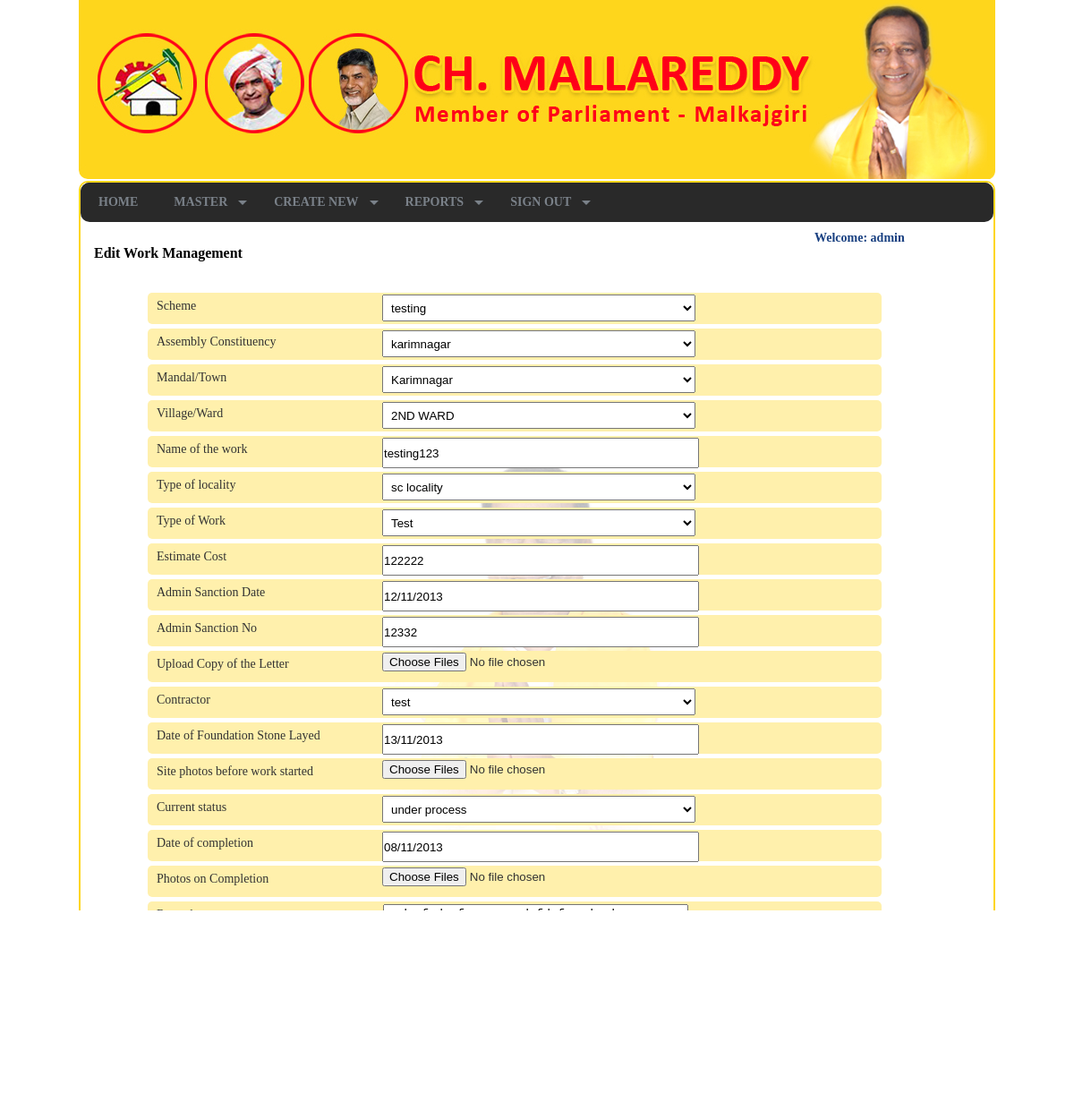
The app's page /editworkreport.php?id=1 (signed in) with its own data.
### tables this page shows
CREATE TABLE IF NOT EXISTS `users` (
  `userid` int(11) NOT NULL AUTO_INCREMENT,
  `username` varchar(50) NOT NULL,
  `password` varchar(50) NOT NULL,
  PRIMARY KEY (`userid`),
  UNIQUE KEY `username` (`username`)
);

CREATE TABLE IF NOT EXISTS `schememaster` (
  `schemeid` int(11) NOT NULL AUTO_INCREMENT,
  `schemename` varchar(50) NOT NULL,
  `funds` varchar(50) NOT NULL,
  `fundtype` varchar(50) NOT NULL,
  PRIMARY KEY (`schemeid`)
);

CREATE TABLE IF NOT EXISTS `workmanagement` (
  `workid` int(11) NOT NULL AUTO_INCREMENT,
  `scheme` varchar(50) NOT NULL,
  `constituency` varchar(50) NOT NULL,
  `mandal` varchar(50) NOT NULL,
  `village` varchar(50) NOT NULL,
  `nameofthework` varchar(100) NOT NULL,
  `locality` varchar(50) NOT NULL,
  `typeofwork` varchar(50) NOT NULL,
  `estimatecost` varchar(50) NOT NULL,
  `adminsancationdate` varchar(20) NOT NULL,
  `adminsanctionno` varchar(50) NOT NULL,
  `uploadcopyoftheletter` text NOT NULL,
  `contractor` varchar(50) NOT NULL,
  `dateoffoundationstonelayed` varchar(50) NOT NULL,
  `sitephotosbeforeworkstarted` text NOT NULL,
  `currentstatus` varchar(20) NOT NULL,
  `dateofcompletion` varchar(20) NOT NULL,
  `photosoncompletion` text NOT NULL,
  `remarks` text NOT NULL,
  PRIMARY KEY (`workid`)
);

CREATE TABLE IF NOT EXISTS `mandalmaster` (
  `mandalid` int(11) NOT NULL AUTO_INCREMENT,
  `mandalname` varchar(50) NOT NULL,
  `type` varchar(20) NOT NULL,
  `constituency` varchar(50) NOT NULL,
  PRIMARY KEY (`mandalid`)
);

CREATE TABLE IF NOT EXISTS `villagemaster` (
  `villageid` int(11) NOT NULL AUTO_INCREMENT,
  `villagename` varchar(50) NOT NULL,
  `mandalid` int(11) NOT NULL,
  PRIMARY KEY (`villageid`)
);

CREATE TABLE IF NOT EXISTS `localitymaster` (
  `localityid` int(11) NOT NULL AUTO_INCREMENT,
  `localityname` varchar(50) NOT NULL,
  PRIMARY KEY (`localityid`)
);

CREATE TABLE IF NOT EXISTS `worktypemaster` (
  `worktypeid` int(11) NOT NULL AUTO_INCREMENT,
  `worktypename` varchar(100) NOT NULL,
  PRIMARY KEY (`worktypeid`)
);

CREATE TABLE IF NOT EXISTS `contractormaster` (
  `contractorid` int(11) NOT NULL AUTO_INCREMENT,
  `name` varchar(50) NOT NULL,
  `concernedperson` varchar(50) NOT NULL,
  `mobile` varchar(50) NOT NULL,
  `email` varchar(50) NOT NULL,
  `adress` text NOT NULL,
  PRIMARY KEY (`contractorid`)
);

CREATE TABLE IF NOT EXISTS `statusmaster` (
  `statusid` int(11) NOT NULL AUTO_INCREMENT,
  `statusname` varchar(50) NOT NULL,
  PRIMARY KEY (`statusid`)
);

### editworkreport.php (the view, shortened to what this page needs)
<?php
$user = new User();
$id = $_GET['id'];
$sql = mysql_query("SELECT * FROM workmanagement WHERE workid = ".$id."");
$result = mysql_fetch_array($sql);
$worktype = mysql_query("SELECT * FROM worktypemaster WHERE worktypeid = '".$result['typeofwork']."' ");
$worktypearray = mysql_fetch_assoc($worktype);
$scheme = mysql_query("SELECT * FROM schememaster WHERE schemeid = '".$result['scheme']."' ");
$schemearray = mysql_fetch_assoc($scheme);
$locality = mysql_query("SELECT * FROM localitymaster WHERE localityid = '".$result['locality']."' ");
$localityarray = mysql_fetch_assoc($locality);
$mandal = mysql_query("SELECT * FROM mandalmaster WHERE mandalid = '".$result['mandal']."' ");
$mandalarray = mysql_fetch_assoc($mandal);
$village = mysql_query("SELECT * FROM villagemaster WHERE villageid = '".$result['village']."' ");
$villagearray = mysql_fetch_assoc($village);
$status = mysql_query("SELECT * FROM statusmaster WHERE statusid = '".$result['currentstatus']."' ");
$statusarray = mysql_fetch_assoc($status);
$contractor = mysql_query("SELECT * FROM contractormaster WHERE contractorid = '".$result['contractor']."' ");
$contractorarray = mysql_fetch_assoc($contractor);
include('includes/header.php');
include('includes/menu.php');
?>
<div class="mastertitle">Edit Work Management</div>
<div style="color:#006600; font-size:18px; font-weight:bold; height:30px;">
</div>
<div style="height:auto;">
  <form method="post" enctype="multipart/form-data">
    <div class="form">
      <div class="text_form">Scheme</div>
      <div class="text_feiled_">
        <select class="dropdown" name="scheme" id="scheme">
          <option value="<?php echo $schemearray['schemeid'] ;?>"><?php echo $schemearray['schemename'] ;?></option>
          <?php $selectschememaster = $user->selectschememaster();
		  ?>
        </select>
      </div>
    </div>
    <div class="form">
      <div class="text_form">Assembly Constituency</div>
      <div class="text_feiled_">
        <select name="constituency" id="constituency"  class="dropdown" >
          <option value="<?php echo $result['constituency']; ?>"><?php echo $result['constituency']; ?></option>
        </select>
      </div>
    </div>
    <div class="form">
      <div class="text_form">Mandal/Town</div>
      <div class="text_feiled_">
        <select class="dropdown" name="mandal" id="mandal">
          <option value="<?php echo $mandalarray['mandalid']; ?>"><?php echo $mandalarray['mandalname']; ?></option>
        </select>
      </div>
    </div>
    <div class="form">
      <div class="text_form">Village/Ward</div>
      <div class="text_feiled_">
        <select class="dropdown" name="village" id="village">
          <option value="<?php echo $villagearray['villageid']; ?>"><?php echo $villagearray['villagename']; ?></option>
        </select>
      </div>
    </div>
    <div class="form">
      <div class="text_form">Name of the work</div>
      <div class="text_feiled_">
        <input class="feoiled_box" name="nameofthework" type="text" id="nameofthework" value="<?php echo $result['nameofthework'];?>" />
      </div>
    </div>
    <div class="form">
      <div class="text_form">Type of locality</div>
      <div class="text_feiled_">
        <select class="dropdown" name="locality" id="locality">
          <option value="<?php echo $localityarray['localityid']; ?>"><?php echo $localityarray['localityname']; ?></option>
        </select>
      </div>
    </div>
    <div class="form">
      <div class="text_form">Type of Work</div>
      <div class="text_feiled_">
        <select class="dropdown" name="typeofwork" id="typeofwork">
          <option value="<?php echo $worktypearray['worktypeid']; ?>"><?php echo $worktypearray['worktypename']; ?></option>
          <?php $selectworktypemaster = $user->selectworktypemaster();
		  ?>
        </select>
      </div>
    </div>
    <div class="form">
      <div class="text_form">Estimate Cost</div>
      <div class="text_feiled_">
        <input class="feoiled_box" name="estimatecost" type="text" id="estimatecost" value="<?php echo $result['estimatecost']; ?>" />
      </div>
    </div>
    <div class="form">
      <div class="text_form">Admin Sanction Date</div>
      <div class="text_feiled_">
        <input class="feoiled_box" name="adminsancationdate" type="text" id="datepicker" readonly value="<?php echo $result['adminsancationdate']; ?>" />
      </div>
    </div>
    <div class="form">
      <div class="text_form">Admin Sanction No</div>
      <div class="text_feiled_">
        <input class="feoiled_box" name="adminsanctionno" type="text" id="adminsanctionno" value="<?php echo $result['adminsanctionno']; ?>"/>
      </div>
    </div>
    <div class="form">
      <div class="text_form">Upload Copy of the Letter</div>
      <div class="text_feiled_">
        <input class="feoiled_box" name="uploadcopyoftheletter[]" multiple="true" type="file" id="uploadcopyoftheletter" />
      </div>
    </div>
    <div class="form">
      <div class="text_form">Contractor</div>
      <div class="text_feiled">
        <select class="dropdown" name="contractor" id="contractor">
          <option value="<?php echo $contractorarray['contractorid']; ?>"><?php echo $contractorarray['name']; ?></option>
          <?php $selectcontractormaster = $user->selectcontractormaster();
		  ?>
        </select>
      </div>
    </div>
    <div class="form">
      <div class="text_form">Date of Foundation Stone Layed</div>
      <div class="text_feiled_">
        <input class="feoiled_box" name="dateoffoundationstonelayed" type="text" id="datepicker1" readonly   value="<?php echo $result['dateoffoundationstonelayed']; ?>"/>
      </div>
    </div>
    <div class="form">
      <div class="text_form">Site photos before work started</div>
      <div class="text_feiled_">
        <input class="feoiled_box" name="sitephotosbeforeworkstarted[]" multiple="true" type="file" id="sitephotosbeforeworkstarted"  />
      </div>
    </div>
    <div class="form">
      <div class="text_form">Current status</div>
      <div class="text_feiled">
        <select class="dropdown" name="currentstatus" id="currentstatus">
          <option value="<?php echo $statusarray['statusid']; ?>"><?php echo $statusarray['statusname']; ?></option>
          <?php $selectstatusmaster = $user->selectstatusmaster();
		  ?>
        </select>
      </div>
    </div>
    <div class="form">
      <div class="text_form">Date of completion</div>
      <div class="text_feiled_">
        <input class="feoiled_box" name="dateofcompletion" type="text" id="datepicker2" readonly   value="<?php echo $result['dateofcompletion']; ?>" />
      </div>
    </div>
    <div class="form">
      <div class="text_form">Photos on Completion</div>
      <div class="text_feiled_">
        <input class="feoiled_box" name="photosoncompletion[]" multiple="true" type="file" id="photosoncompletion" />
      </div>
    </div>
    <div class="form_add">
      <div class="text_form">Remarks</div>
      <div class="text_feiled_">
        <textarea  name="remarks" type="text" cols="40" rows="4" id="remarks"><?php echo $result['remarks']; ?></textarea>
      </div>
    </div>
    <div>
      <input class="sub" name="submit" type="submit" value="Submit" id="submit" style="margin-left:450px; margin-top:40px;" />
    </div>
    <br />
    <br />
  </form>
</div>
</div>
<?php include('includes/footer.php'); ?>

### includes/functions.php (shortened to what this page needs)
<?php
class User
{
	public function selectworktypemaster()
	{
		$result = mysql_query("SELECT * FROM worktypemaster") or die(mysql_error());
		return $result;
	}
	public function get_fullname($userid)
	{
		$result = mysql_query("SELECT * from users WHERE userid = $userid");
		$user_data = mysql_fetch_array($result);
		echo $user_data['username'];
	}
	public function selectschememaster()
	{
		$result = mysql_query("SELECT * FROM schememaster") or die(mysql_error());
		return $result;
	}
	public function selectcontractormaster()
	{
		$result = mysql_query("SELECT * FROM contractormaster") or die(mysql_error());
		return $result;
	}
	public function selectstatusmaster()
	{
		$result = mysql_query("SELECT * FROM statusmaster") or die(mysql_error());
		return $result;
	}
}
?>

### style.css (style rules this page uses)
body { padding:0px; margin:0px; }
.mastertitle { font-size:16px; font-weight:bold; background-image:url(images/arrow_70.gif); background-repeat:no-repeat; background-position:left center; padding-left:15px; }
.form { width:820px; height:35px; margin-left:75px; padding:0px; background-color:#fff0ac; border-radius:5px; margin-top:5px; }
.form_add { width:820px; height:90px; margin-left:75px; padding:0px; background-color:#fff0ac; border-radius:5px; margin-top:5px; }
.text_form { width:250px; height:28px; float:left; font-family:"Trebuchet MS"; font-size:14px; color:#333333; padding-top:7px; text-align:left; padding-left:10px; }
.text_feiled_ { width:200px; height:30px; float:left; font-family:"Trebuchet MS"; font-size:14px; color:#333333; }
.feoiled_box { width:350px; height:30px; margin:2px; padding:0px; }
.dropdown { width:350px; height:30px; margin:2px; padding:5px; }
.sub { width:80px; height:30px; }
textarea { resize: none;margin: 3px; }

### records on screen
users: username "admin"
schememaster: scheme "testing"
workmanagement: constituency "karimnagar", nameofthework "testing123", estimatecost "122222", adminsancationdate "12/11/2013", adminsanctionno "12332", dateoffoundationstonelayed "13/11/2013", dateofcompletion "08/11/2013", remarks "ewdrwfrdewfexsaxsawdsfdsfsqwdsadac"
mandalmaster: mandal "Karimnagar"
villagemaster: village "2ND WARD"
localitymaster: locality "sc locality"
worktypemaster: typeofwork "Test"
contractormaster: contractor "test"
statusmaster: currentstatus "under process"
